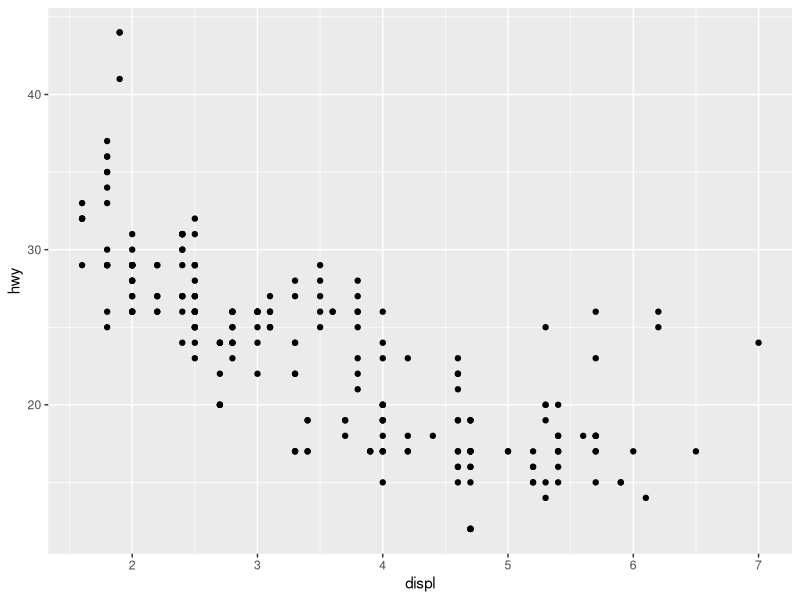
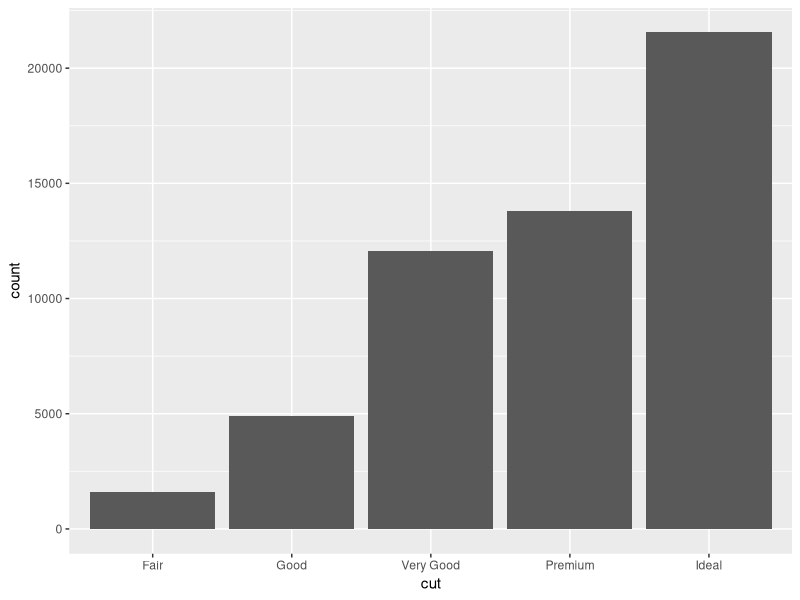
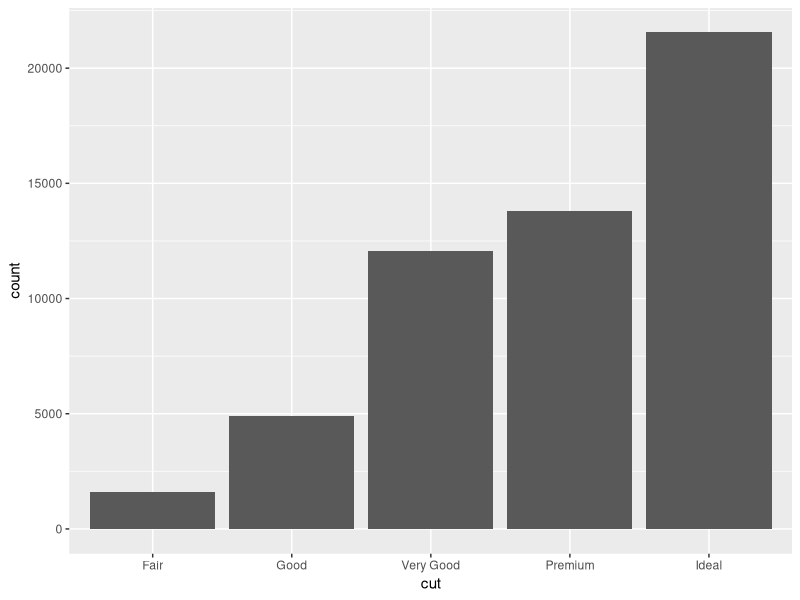
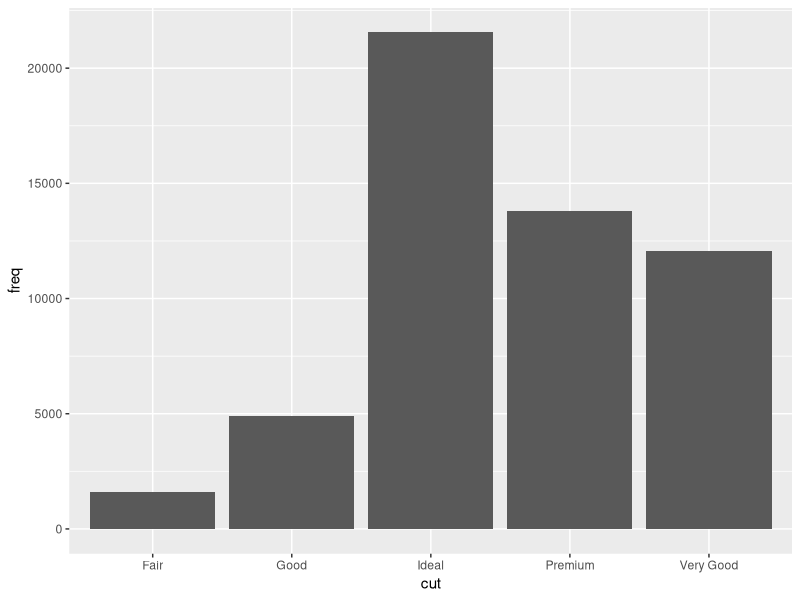
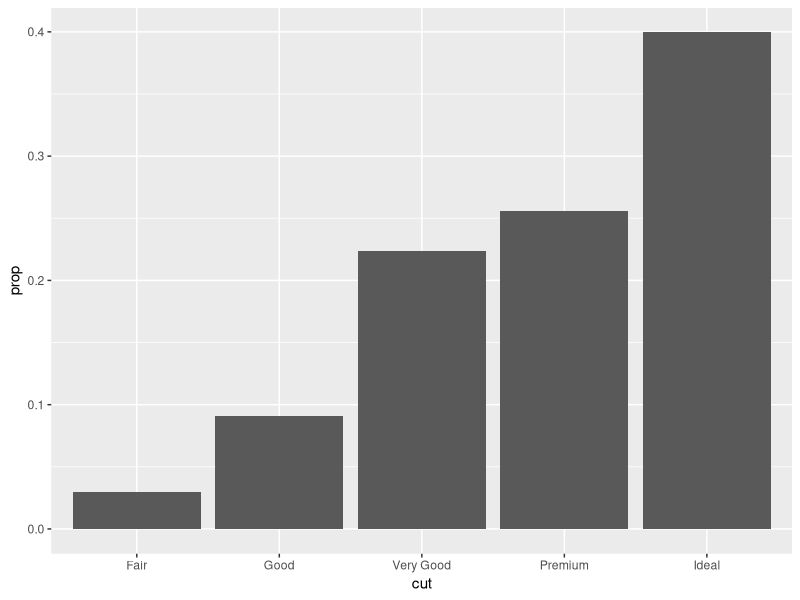
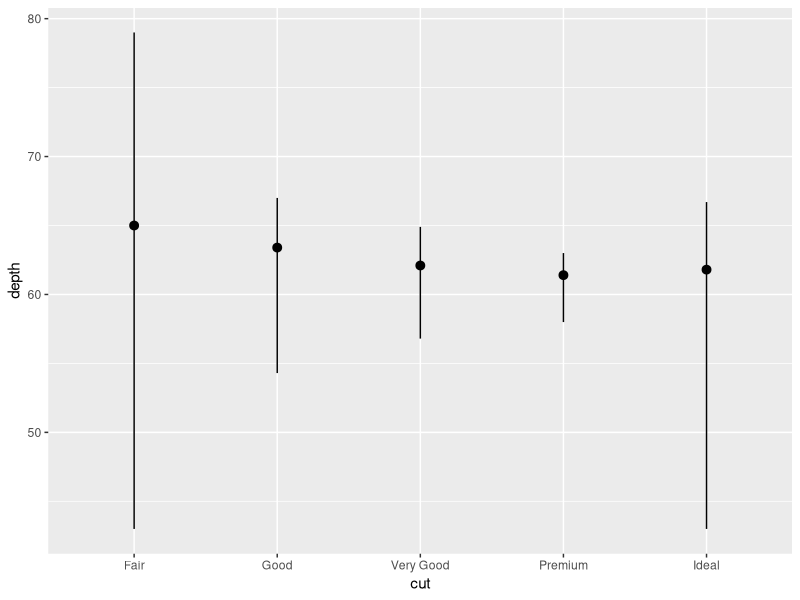
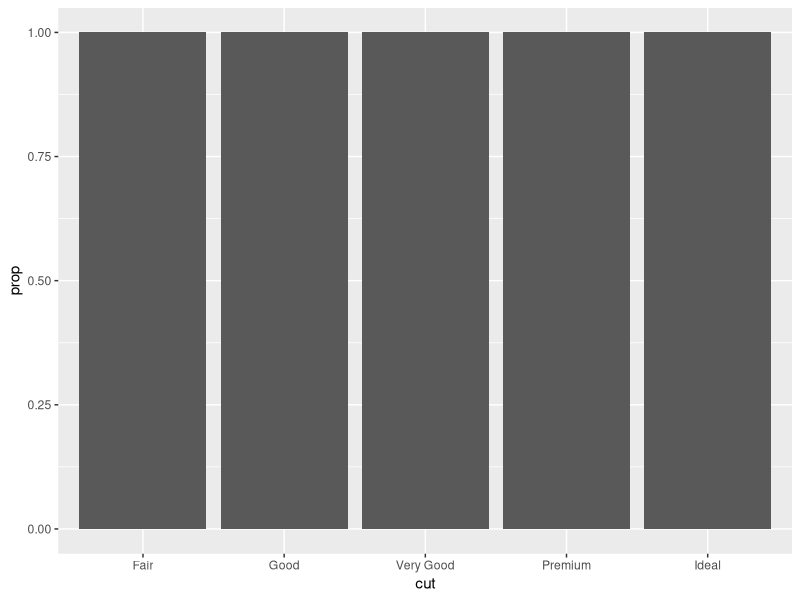
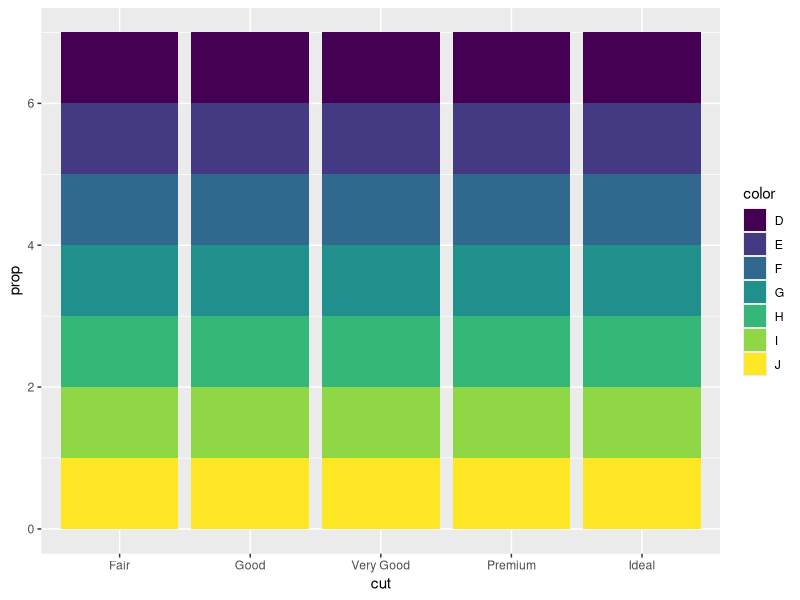

Write R code to recreate these figures, in order.
# Load libraries
library(tidyverse)

# Preview Data: Instead of the `mpg` dataset we've been using in the past few sessions, this section uses the `diamonds` dataset. Like `mpg`, this is included in the *ggplot2* package, which gets loaded as part of the *tidyverse*, so it should already be available to us. Let's first explore that dataset a bit.

glimpse(diamonds)

#OR

head(diamonds)


# 3.7 Statistical Transformations

#As we talked about in previous sessions, *ggplot* allows you to build plots layer by layer. A common way to add layers is with *geoms* - geometric objects that represent data. And when we add a geom to a plot, we need to define what data will be represented. This link is made by connecting *ggplot*'s *aesthetics* to specific variables in the data. We saw some examples of that last week. 

# Scatter Plot From Last Week

ggplot(data = mpg) + 
  geom_point(mapping = aes(x = displ, y = hwy))

#But in some cases you might want a geom to represent some transformed version of the data associated with a variable. *ggplot* has a number of *stats*, or statistical transformations, that perform these data transformations "on the fly" and plot the transformed values. Some commonly-used examples include binning and counting associated with bar plots or histograms and calculating and plotting predictive lines of best fit through a set of continuous data points.

# Bar Plot Examples

ggplot(data = diamonds) + 
  geom_bar(mapping = aes(x = cut))

#Or create the same plot with the stat_count() function/stat - stats and their associated geoms can often be used interchangeably.

ggplot(data = diamonds) + 
  stat_count(mapping = aes(x = cut))

#The stat used can be changed...

demo <- tribble(
  ~cut,         ~freq,
  "Fair",       1610,
  "Good",       4906,
  "Very Good",  12082,
  "Premium",    13791,
  "Ideal",      21551
)

ggplot(data = demo) +
  geom_bar(mapping = aes(x = cut, y = freq), stat = "identity")

#Under the hood, `stat_count()` calculates both "count" and "prop" variables (see the "Computed Variables" section in the documentation for `stat_count()`). By default, "count" is mapped to the y aesthetic for `geom_bar()`, but you can choose "prop" instead...

ggplot(data = diamonds) + 
  geom_bar(mapping = aes(x = cut, y = stat(prop), group = 1))


#`stat_summary()` summarizes y values for each unique x value.

ggplot(data = diamonds) + 
  stat_summary(
    mapping = aes(x = cut, y = depth),
    fun.min = min,
    fun.max = max,
    fun = median
  )


#3.7.1 Exercises

#3.7.1.1

#What is the default geom associated with stat_summary()? How could you rewrite the previous plot to use that geom function instead of the stat function?

# 3.7.1.2

#What does geom_col() do? How is it different to geom_bar()?


# 3.7.1.3

#Most geoms and stats come in pairs that are almost always used in concert. Read through the documentation and make a list of all the pairs. What do they have in common?


# 3.7.1.4

#What variables does stat_smooth() compute? What parameters control its behaviour?


# 3.7.1.5

#In our proportion bar chart, we need to set group = 1. Why? In other words what is the problem with these two graphs?
ggplot(data = diamonds) + 
  geom_bar(mapping = aes(x = cut, y = after_stat(prop)))
ggplot(data = diamonds) + 
  geom_bar(mapping = aes(x = cut, fill = color, y = after_stat(prop)))